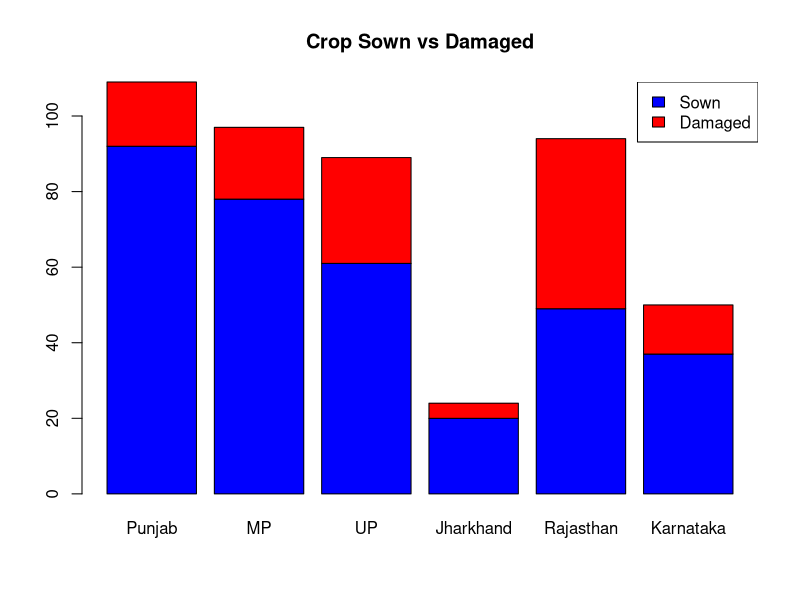
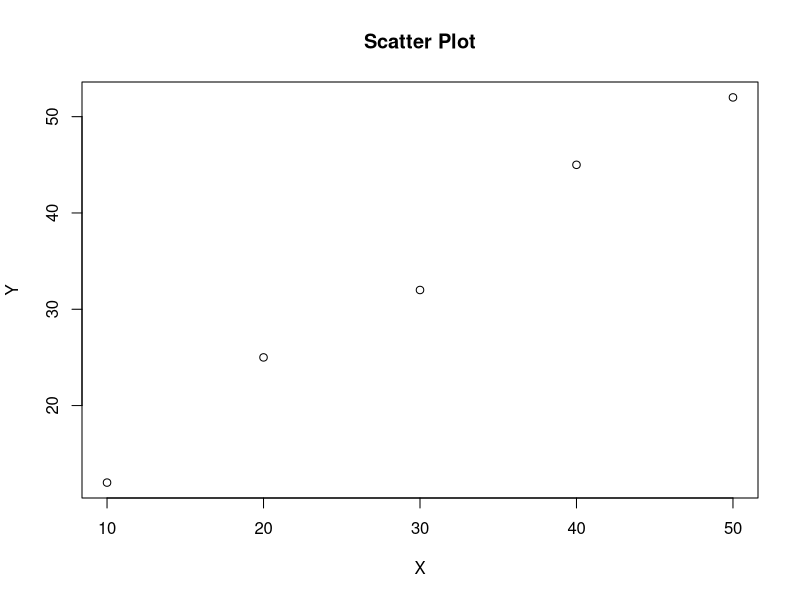
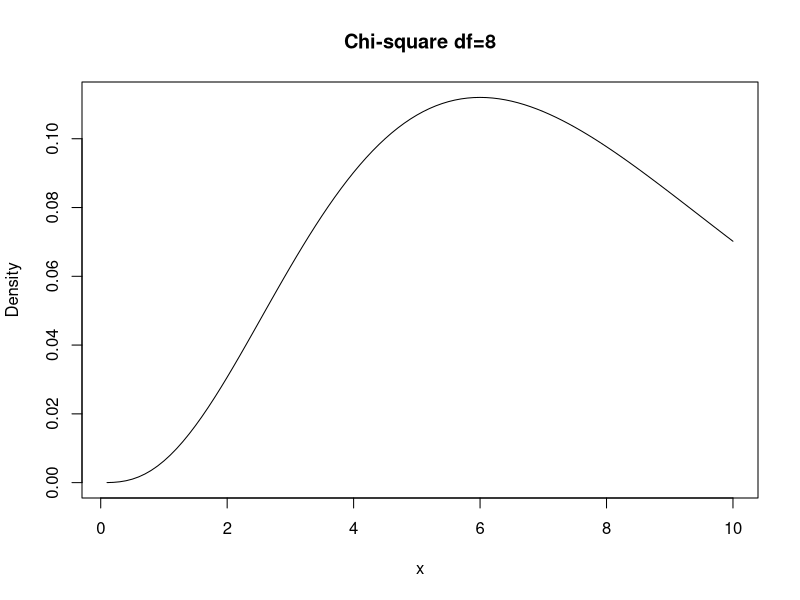
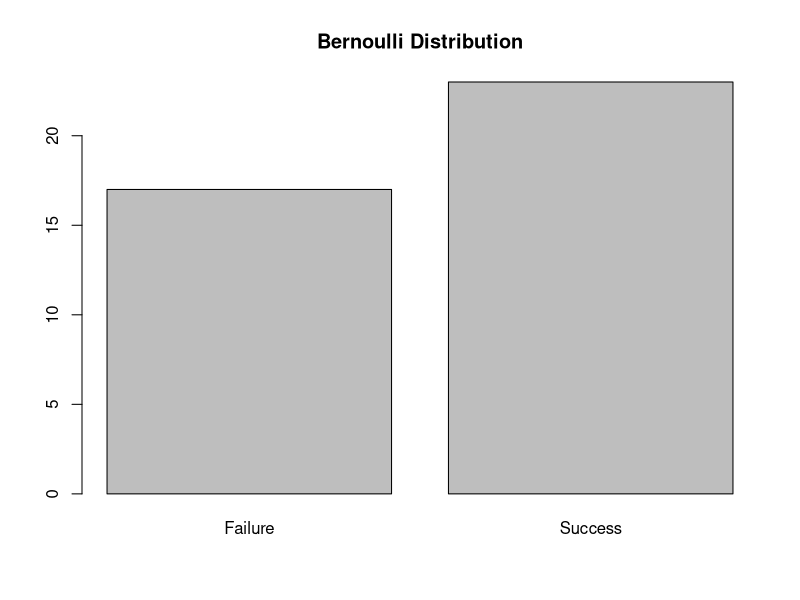
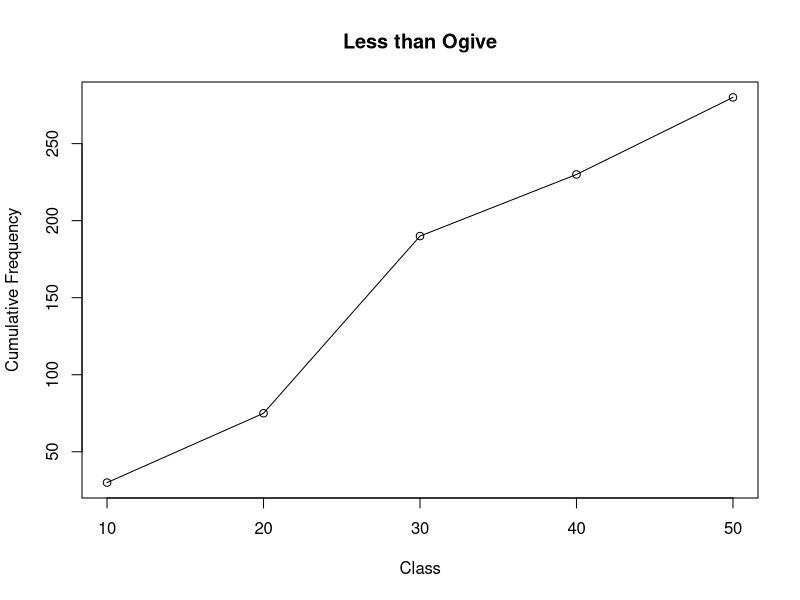

R code for these plots, in order:
##Slip - 14

##Q.1 - (A)

state = c("Punjab","MP","UP","Jharkhand","Rajasthan","Karnataka")

sown = c(92,78,61,20,49,37)
damaged = c(17,19,28,4,45,13)

m = rbind(sown,damaged)

barplot(m, beside=FALSE, col=c("blue","red"),
        names.arg=state, main="Crop Sown vs Damaged")

legend("topright", legend=c("Sown","Damaged"),
       fill=c("blue","red"))

##Q.1 - (B)

v1 = c(64,59,67,69,65,70,68,58,66,61)

v2 = c(1,2,2,3,3,3,3,8,8,9,9,9,9)

v = c(v1,v2)

length(v)

head(v,5)

tail(v,5)

##Q.2 - A

x = c(120,180,380,410,560,330,350,420,480,450,310,280)

var(x)

sd(x)

cv = (sd(x)/mean(x))*100; 
cv

##Q.2 - B

X = c(10,20,30,40,50)
Y = c(12,25,32,45,52)

plot(X,Y,main="Scatter Plot",xlab="X",ylab="Y")

cor(X,Y)

##Q.3 - A

x = seq(0.1,10,0.1)

y = dchisq(x,8)

plot(x,y,type="l",main="Chi-square df=8",
     xlab="x",ylab="Density")

##Q.3 - B

x = c(5,2,7,9,12,15,6,7,8,14,21,9,12,15,7,7,9,12,5,2,7,5,10)

mean(x)

median(x)

quantile(x,0.75)

quantile(x,0.9)

quantile(x,0.33)

##Q.4 - A

x = rbinom(40,1,0.6)

sum(x==1)

sum(x==0)

barplot(table(x),main="Bernoulli Distribution",
        names.arg=c("Failure","Success"))
##Q.4 - B

x = c(10,20,30,40,50)
f = c(30,45,115,40,50)

cf = cumsum(f)

plot(x,cf,type="o",main="Less than Ogive",
     xlab="Class",ylab="Cumulative Frequency")
